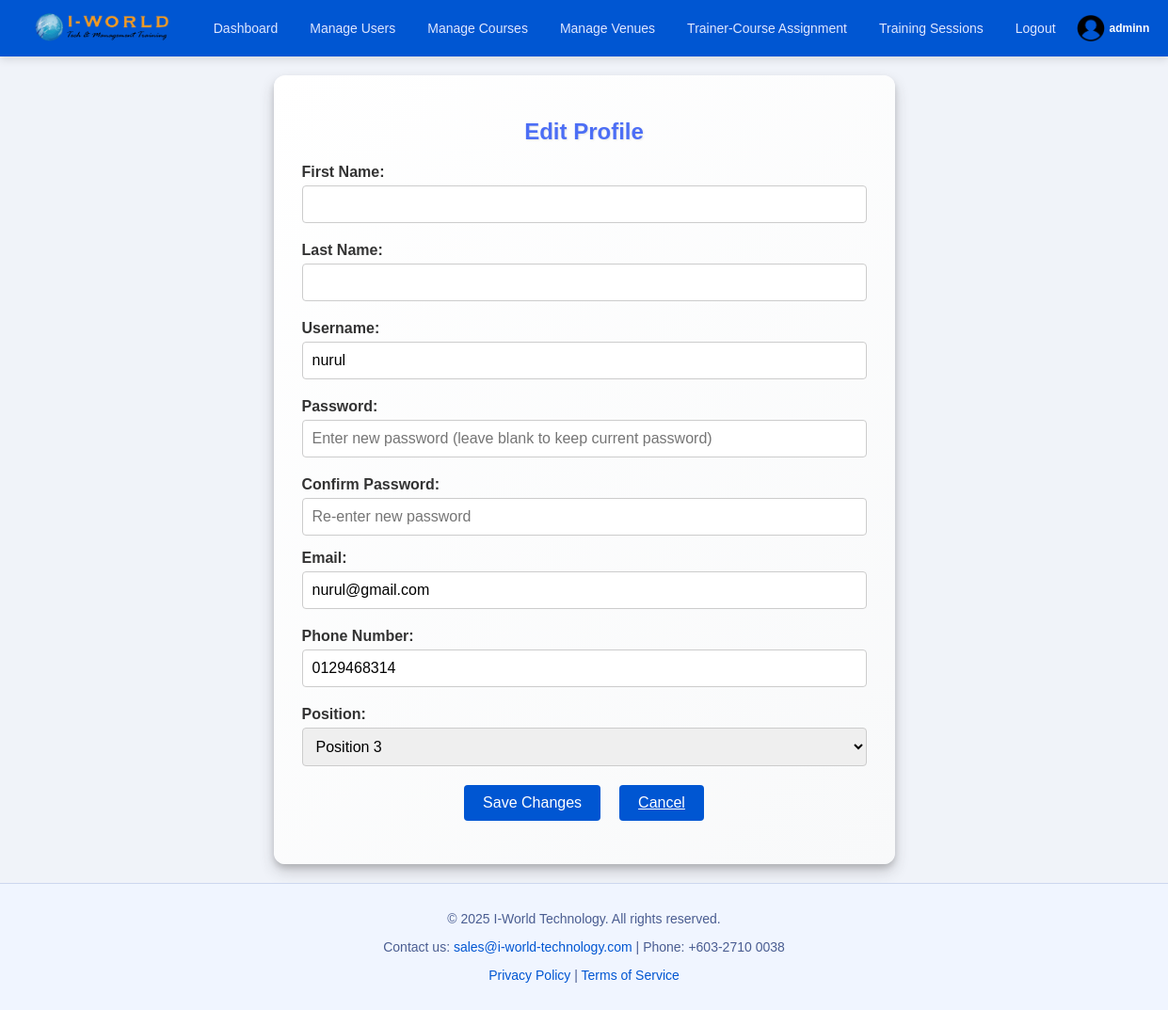
Screenshot of /edit_profile.php?id=28 (signed in) with the database file from the repository.
### tables this page shows
CREATE TABLE `users` (
  `id` int(11) NOT NULL,
  `username` varchar(50) NOT NULL,
  `first_name` varchar(50) NOT NULL,
  `last_name` varchar(50) NOT NULL,
  `password` varchar(255) NOT NULL,
  `email` varchar(100) NOT NULL,
  `role_id` int(11) NOT NULL,
  `created_at` timestamp NOT NULL DEFAULT current_timestamp(),
  `created_by` int(11) DEFAULT NULL,
  `phone_number` varchar(15) DEFAULT NULL
);

CREATE TABLE `role_details` (
  `id` int(11) NOT NULL,
  `user_id` int(11) NOT NULL,
  `username` varchar(255) DEFAULT NULL,
  `ic_passport` varchar(50) NOT NULL DEFAULT '-',
  `ttt_status` varchar(50) NOT NULL DEFAULT '-',
  `position` varchar(50) NOT NULL DEFAULT '-'
);

### edit_profile.php (the view, shortened to what this page needs)
<?php
require_once 'config.php';
include 'navbar.php';
$loggedInUserId = $_SESSION['user_id'];
$userId = isset($_GET['id']) ? intval($_GET['id']) : $loggedInUserId;
$query = $conn->prepare("SELECT * FROM users WHERE id = ?");
$query->bind_param('i', $userId);
$query->execute();
$userResult = $query->get_result();
$userData = $userResult->fetch_assoc();
$firstName = $userData['first_name'];
$lastName = $userData['last_name'];
$isEditingAnotherAdmin = ($userData['role_id'] == 1 && $_SESSION['role_id'] == 1 && $userId != $loggedInUserId);
$roleDetails = null;
if (in_array($userData['role_id'], [2, 3])) {
    $roleQuery = $conn->prepare("SELECT * FROM role_details WHERE user_id = ?");
    $roleQuery->bind_param('i', $userId);
    $roleQuery->execute();
    $roleResult = $roleQuery->get_result();
    $roleDetails = $roleResult->fetch_assoc();
}
?>
<!DOCTYPE html>
<html lang="en">
<head>
    <link rel="stylesheet" href="styles.css">
</head>
<body>
        <div class="form-container">
            <h1>Edit Profile</h1>
            <form action="" method="POST">
            <div class="form-group">
            <label for="first_name">First Name:</label>
            <input type="text" id="first_name" name="first_name" value="<?php echo htmlspecialchars($firstName); ?>">
        </div>
        <div class="form-group">
            <label for="last_name">Last Name:</label>
            <input type="text" id="last_name" name="last_name" value="<?php echo htmlspecialchars($lastName); ?>">
        </div>
        <div class="form-group">
            <label for="username">Username:</label>
            <input type="text" id="username" name="username" value="<?php echo htmlspecialchars($userData['username']); ?>" <?php echo $isEditingAnotherAdmin ? 'disabled' : ''; ?>>
        </div>
        <div class="form-group">
            <label for="password">Password:</label>
            <input type="password" id="password" name="password" placeholder="Enter new password (leave blank to keep current password)">
        </div>
        <div class="form-group">
            <label for="confirm_password">Confirm Password:</label>
            <input type="password" id="confirm_password" name="confirm_password" placeholder="Re-enter new password">
        </div>
        <div class="form-group">
            <label for="email">Email:</label>
            <input type="email" id="email" name="email" value="<?php echo htmlspecialchars($userData['email']); ?>" required>
        </div>
        <div class="form-group">
            <label for="phone_number">Phone Number:</label>
            <input type="tel" id="phone_number" name="phone_number" value="<?php echo htmlspecialchars($userData['phone_number']); ?>" required>
        </div>
        <?php if ($userData['role_id'] === 2): ?>
            <div class="form-group">
                <label for="position">Position:</label>
                <select id="position" name="position" required>
                    <option value="Position 3" <?php echo ($roleDetails['position'] === 'Position 3') ? 'selected' : ''; ?>>Position 3</option>
                </select>
            </div>
        <?php endif; ?>
        <div class="form-actions">
            <button type="submit" class="btn btn-primary">Save Changes</button>
            <a href="dashboard.php" class="btn btn-secondary">Cancel</a>
        </div>
    </form>
</div>
<?php include 'footer.php'; ?>
</body>
</html>

### styles.css (style rules this page uses)
body { font-family: 'Arial', sans-serif; margin: 0; padding: 0; background-color: #f0f3f9; color: #333; }
.btn { background-color: #0056d2; color: white; padding: 10px 20px; font-size: 16px; border: none; border-radius: 4px; cursor: pointer; transition: background-color 0.3s ease; }
button { background-color: #0056d2; color: #fff; padding: 10px 15px; border: none; border-radius: 4px; font-size: 16px; cursor: pointer; transition: background-color 0.3s ease; }
.form-container { max-width: 600px; margin: 20px auto; background: linear-gradient(135deg, #ffffff, #f8f9fa); box-shadow: 0 8px 16px rgba(48, 46, 46, 0.2), 0 4px 6px rgba(0, 0, 0, 0.15); padding: 30px; border-radius: 12px; }
.form-actions { display: flex; justify-content: center; gap: 20px; margin-top: 20px; }
.form-container h1 { color: #0056d2; font-size: 24px; margin-bottom: 20px; text-align: center; }
.form-container h1, .form-container h2 { color: #4c6ef5; text-shadow: 1px 1px 2px rgba(0, 0, 0, 0.1); margin-bottom: 20px; text-align: center; }
.form-group { display: flex; flex-direction: column; margin-bottom: 15px; }
.form-group label { margin-bottom: 5px; font-weight: bold; color: #333; }
.form-group input, .form-group select, .form-group textarea { padding: 10px; font-size: 16px; border: 1px solid #ccc; border-radius: 4px; width: 100%; box-sizing: border-box; }

### rows the page displays
users: username "nurul", email "nurul@gmail.com", phone_number "0129468314"
role_details: position "Position 3"

### other values shown
$username "adminn"
